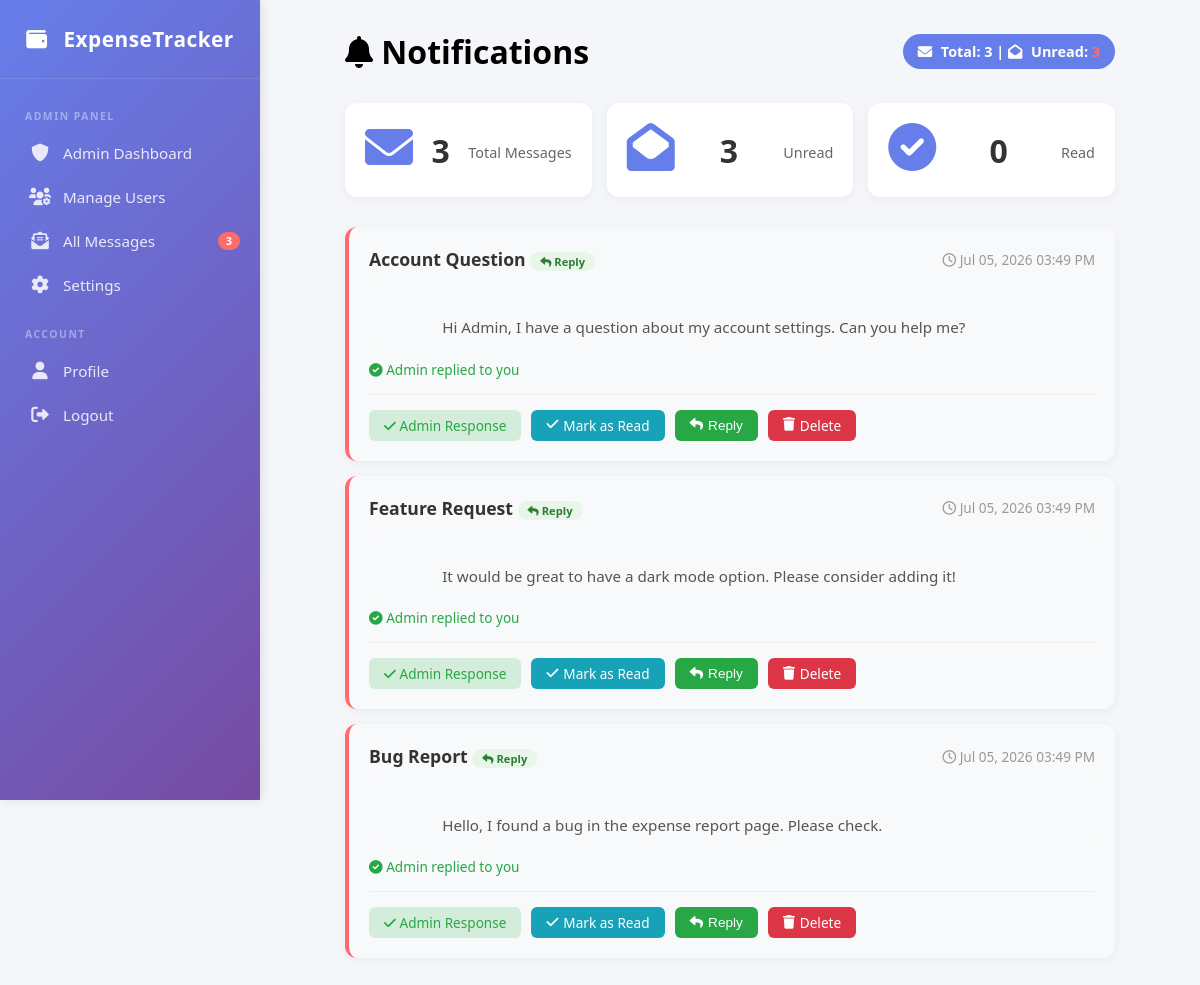
Screenshot of /notifications.php (signed in) with the database file from the repository.
### tables this page shows
CREATE TABLE messages (
    id INT PRIMARY KEY AUTO_INCREMENT,
    sender_id INT NOT NULL,
    receiver_id INT NOT NULL,
    subject VARCHAR(255) NOT NULL,
    message TEXT NOT NULL,
    is_read TINYINT DEFAULT 0,
    created_at TIMESTAMP DEFAULT CURRENT_TIMESTAMP,
    FOREIGN KEY (sender_id) REFERENCES users(id) ON DELETE CASCADE,
    FOREIGN KEY (receiver_id) REFERENCES users(id) ON DELETE CASCADE
);

### notifications.php (the view, shortened to what this page needs)
<?php
require_once 'config.php';
$user_id = $_SESSION['user_id'];
$messages_query = "SELECT * FROM messages
                   WHERE sender_id = $user_id OR receiver_id = $user_id
                   ORDER BY created_at DESC";
$messages_result = mysqli_query($conn, $messages_query);
$total_messages = mysqli_num_rows($messages_result);
$unread_query = "SELECT COUNT(*) as count FROM messages
                 WHERE receiver_id = $user_id AND is_read = 0";
$unread_result = mysqli_query($conn, $unread_query);
$unread_row = mysqli_fetch_assoc($unread_result);
$unread_count = $unread_row['count'];
include 'header.php';
include 'sidebar.php';
?>
<div class="notifications-wrapper">
    <div class="notification-header">
        <h1><i class="fas fa-bell"></i> Notifications</h1>
        <span class="badge-count">
            <i class="fas fa-envelope"></i> Total: <?php echo $total_messages; ?>
            <?php if ($unread_count > 0): ?>
                | <i class="fas fa-envelope-open"></i> Unread: <span style="color: #ff6b6b;"><?php echo $unread_count; ?></span>
            <?php endif; ?>
        </span>
    </div>
    <div class="stats-row">
        <div class="stat-card">
            <div class="icon"><i class="fas fa-envelope"></i></div>
            <div class="number"><?php echo $total_messages; ?></div>
            <div class="label">Total Messages</div>
        </div>
        <div class="stat-card">
            <div class="icon"><i class="fas fa-envelope-open"></i></div>
            <div class="number"><?php echo $unread_count; ?></div>
            <div class="label">Unread</div>
        </div>
        <div class="stat-card">
            <div class="icon"><i class="fas fa-check-circle"></i></div>
            <div class="number"><?php echo $total_messages - $unread_count; ?></div>
            <div class="label">Read</div>
        </div>
    </div>
    <?php if ($total_messages > 0): ?>
        <?php
        while($msg = mysqli_fetch_assoc($messages_result)):
            $is_reply = ($msg['sender_id'] != $user_id);
            $is_unread = ($msg['receiver_id'] == $user_id && $msg['is_read'] == 0);
        ?>
        <div class="notification-item <?php echo $is_unread ? 'unread' : ''; ?>">
            <div class="notif-header">
                <span class="notif-subject">
                    <?php echo htmlspecialchars($msg['subject']); ?>
                    <?php if ($is_reply): ?>
                        <span class="notif-badge reply"><i class="fas fa-reply"></i> Reply</span>
                    <?php else: ?>
                        <span class="notif-badge sent"><i class="fas fa-paper-plane"></i> Sent</span>
                    <?php endif; ?>
                </span>
                <span class="notif-date">
                    <i class="far fa-clock"></i>
                    <?php echo date('M d, Y h:i A', strtotime($msg['created_at'])); ?>
                </span>
            </div>
            <div class="notif-message">
                <?php echo nl2br(htmlspecialchars($msg['message'])); ?>
            </div>
            <div style="display: flex; justify-content: space-between; align-items: center; flex-wrap: wrap;">
                <?php if ($is_reply): ?>
                    <span style="color: #28a745; font-size: 0.85rem;">
                        <i class="fas fa-check-circle"></i> Admin replied to you
                    </span>
                <?php endif; ?>
            </div>
            <div class="notif-actions">
                <?php if ($is_reply): ?>
                    <span style="color: #28a745; font-size: 0.85rem; padding: 6px 15px; background: #d4edda; border-radius: 6px;">
                        <i class="fas fa-check"></i> Admin Response
                    </span>
                <?php endif; ?>
                <?php if ($is_unread): ?>
                    <a href="mark_read.php?id=<?php echo $msg['id']; ?>" class="btn-sm" style="background: #17a2b8; color: white;">
                        <i class="fas fa-check"></i> Mark as Read
                    </a>
                <?php endif; ?>
                <button onclick="openReplyModal(<?php echo $msg['id']; ?>, '<?php echo addslashes($msg['subject']); ?>')"
                        class="btn-sm btn-reply-sm">
                    <i class="fas fa-reply"></i> Reply
                </button>
                <?php if (isset($msg['id']) && !empty($msg['id'])): ?>
                <a href="notifications.php?delete=<?php echo $msg['id']; ?>"
                   class="btn-sm btn-delete-sm"
                   onclick="return confirm('Are you sure you want to delete this message?')">
                    <i class="fas fa-trash"></i> Delete
                </a>
                <?php endif; ?>
            </div>
        </div>
        <?php endwhile; ?>
    <?php endif; ?>
</div>
<?php include 'footer.php'; ?>

### header.php (shortened to what this page needs)
<!DOCTYPE html>
<html lang="en">
<head>
    <link rel="stylesheet" href="https://cdnjs.cloudflare.com/ajax/libs/font-awesome/6.0.0/css/all.min.css">
    <link rel="stylesheet" href="style.css">
</head>
<body>

### sidebar.php (shortened to what this page needs)
<?php
$current_page = basename($_SERVER['PHP_SELF']);
$is_admin = false;
if (isset($_SESSION['user_id'])) {
    global $conn;
    $user_id = $_SESSION['user_id'];
    $query = "SELECT role FROM users WHERE id = $user_id";
    $result = mysqli_query($conn, $query);
    if ($row = mysqli_fetch_assoc($result)) {
        $is_admin = ($row['role'] == 'admin');
    }
}
?>
<div class="sidebar">
    <div class="sidebar-header">
        <h3><i class="fas fa-wallet"></i> <span>ExpenseTracker</span></h3>
    </div>
    <ul class="nav-links">
        <?php if ($is_admin): ?>
            <li class="nav-section">ADMIN PANEL</li>
            <li>
                <a href="admin_dashboard.php" class="<?php echo $current_page == 'admin_dashboard.php' ? 'active' : ''; ?>">
                    <i class="fas fa-shield-alt"></i>
                    <span>Admin Dashboard</span>
                </a>
            </li>
            <li>
                <a href="admin_users.php" class="<?php echo $current_page == 'admin_users.php' ? 'active' : ''; ?>">
                    <i class="fas fa-users-cog"></i>
                    <span>Manage Users</span>
                </a>
            </li>
            <li>
                <a href="admin_messages.php" class="<?php echo $current_page == 'admin_messages.php' ? 'active' : ''; ?>">
                    <i class="fas fa-envelope-open-text"></i>
                    <span>All Messages</span>
                    <?php
                    if (isset($_SESSION['user_id'])) {
                        $admin_id = $_SESSION['user_id'];
                        $unread_query = "SELECT COUNT(*) as count FROM messages
                                        WHERE receiver_id = $admin_id AND is_read = 0";
                        $unread_result = mysqli_query($conn, $unread_query);
                        $unread_row = mysqli_fetch_assoc($unread_result);
                        if ($unread_row['count'] > 0) {
                            echo '<span class="badge badge-pulse">' . $unread_row['count'] . '</span>';
                        }
                    }
                    ?>
                </a>
            </li>
            <li>
                <a href="admin_settings.php" class="<?php echo $current_page == 'admin_settings.php' ? 'active' : ''; ?>">
                    <i class="fas fa-cog"></i>
                    <span>Settings</span>
                </a>
            </li>
            <li class="nav-section">ACCOUNT</li>
            <li>
                <a href="profile.php" class="<?php echo $current_page == 'profile.php' ? 'active' : ''; ?>">
                    <i class="fas fa-user"></i>
                    <span>Profile</span>
                </a>
            </li>
            <li>
                <a href="logout.php">
                    <i class="fas fa-sign-out-alt"></i>
                    <span>Logout</span>
                </a>
            </li>
        <?php endif; ?>
    </ul>
</div>
<div class="main-content">

### footer.php (shortened to what this page needs)
</div>
</body>
</html>

### style.css (style rules this page uses)
* { margin: 0; padding: 0; box-sizing: border-box; }
body { font-family: 'Segoe UI', Tahoma, Geneva, Verdana, sans-serif; background: #f4f6f9; display: flex; min-height: 100vh; }
.sidebar { width: 250px; background: linear-gradient(135deg, #667eea 0%, #764ba2 100%); color: white; position: fixed; height: 100vh; overflow-y: auto; }
.sidebar-header { padding: 20px; text-align: center; border-bottom: 1px solid rgba(255,255,255,0.1); }
.sidebar-header h3 { font-size: 1.5rem; }
.nav-links { list-style: none; padding: 20px 0; }
.nav-links li { padding: 10px 20px; transition: all 0.3s; }
.nav-links li a { color: white; text-decoration: none; display: flex; align-items: center; }
.nav-links li a i { margin-right: 10px; width: 20px; }
.main-content { flex: 1; margin-left: 250px; padding: 30px; }
.stat-card { background: white; padding: 20px; border-radius: 10px; box-shadow: 0 2px 10px rgba(0,0,0,0.1); display: flex; align-items: center; justify-content: space-between; }
.stat-card i { font-size: 3rem; color: #667eea; }

### sidebar.php (style rules this page uses)
.sidebar { width: 260px; background: linear-gradient(135deg, #667eea 0%, #764ba2 100%); color: white; position: fixed; top: 0; left: 0; height: 100vh; overflow-y: auto; transition: all 0.3s; z-index: 1000; box-shadow: 2px 0 10px rgba(0,0,0,0.1); }
.sidebar-header { padding: 25px 20px; text-align: center; border-bottom: 1px solid rgba(255,255,255,0.1); }
.sidebar-header h3 { font-size: 1.3rem; font-weight: 600; margin: 0; letter-spacing: 0.5px; }
.sidebar-header h3 i { margin-right: 10px; }
.nav-links { list-style: none; padding: 10px 0; margin: 0; }
.nav-links li { padding: 0; margin: 0; }
.nav-links li a { color: rgba(255,255,255,0.85); text-decoration: none; display: flex; align-items: center; padding: 12px 25px; transition: all 0.3s ease; border-left: 4px solid transparent; position: relative; font-size: 0.95rem; }
.nav-links li a i { width: 22px; font-size: 1.1rem; margin-right: 12px; text-align: center; }
.nav-links li a span { flex: 1; }
.nav-links li a .badge { position: absolute; right: 20px; background: #ff6b6b; color: white; padding: 2px 8px; border-radius: 12px; font-size: 0.65rem; font-weight: bold; min-width: 18px; text-align: center; }
.badge-pulse { animation: pulse 1.5s infinite; }
.nav-links .nav-section { padding: 20px 25px 8px; font-size: 0.65rem; text-transform: uppercase; letter-spacing: 1.5px; color: rgba(255,255,255,0.4); font-weight: 700; }
.main-content { flex: 1; margin-left: 260px; padding: 30px; min-height: 100vh; background: #f4f6f9; transition: all 0.3s; }

### rows the page displays
messages: subject "Account Question", shows "Reply", created_at "Jul 05, 2026 03:49 PM", message "Hi Admin, I have a question about my account settings. Can you help me?", shows "Admin replied to you", shows "Admin Response"
messages: subject "Feature Request", shows "Reply", created_at "Jul 05, 2026 03:49 PM", message "It would be great to have a dark mode option. Please consider adding it!", shows "Admin replied to you", shows "Admin Response"
messages: subject "Bug Report", shows "Reply", created_at "Jul 05, 2026 03:49 PM", message "Hello, I found a bug in the expense report page. Please check.", shows "Admin replied to you", shows "Admin Response"

### other values shown
$unread_row['count'] "3"
$total_messages "3"
$unread_count "3"
$total_messages - $unread_count "0"
